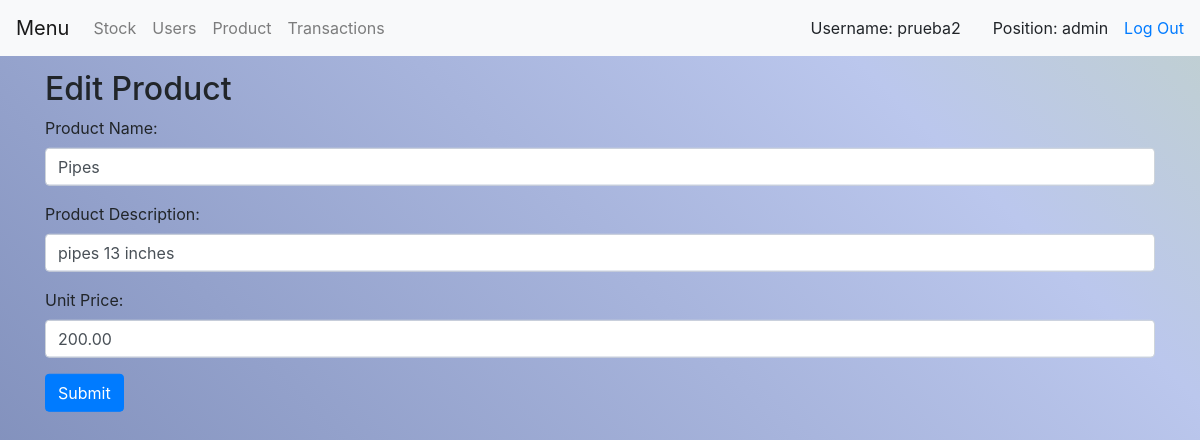
/NebulaWarehouse/edit-products.php?id=1 (signed in), run on the app's committed database.
### tables this page shows
CREATE TABLE `Products` (
  `product_id` int(11) NOT NULL,
  `product_name` varchar(255) DEFAULT NULL,
  `description` text DEFAULT NULL,
  `price` decimal(10,2) DEFAULT NULL
);

### NebulaWarehouse/Product.cls.php (called while the page is built, shortened)
<?php
class Product{
    private $product_id;
    private $product_name;
    private $description;
    private $price;
    function __construct($product_id=null,$product_name=null,$description=null,$price=null){
        $this->product_id=$product_id;
        $this->product_name=$product_name;
        $this->description=$description;
        $this->price=$price;
    }
    public function getById($connection, $product_id) {
        $sql = "SELECT * FROM Products WHERE product_id = ?";
        $stmt = $connection->prepare($sql);
        $stmt->bind_param("i", $product_id);
        $stmt->execute();
        $result = $stmt->get_result();
        $row = $result->fetch_assoc();
        $transaction = new Product();
        $transaction->setProduct_id($row['product_id']);
        $transaction->setProduct_name($row['product_name']);
        $transaction->setDescription($row['description']);
        $transaction->setPrice($row['price']);
        return $transaction;
    }
    public function getProduct_id()
    {
        return $this->product_id;
    }
    public function getProduct_name()
    {
        return $this->product_name;
    }
    public function getDescription()
    {
        return $this->description;
    }
    public function getPrice()
    {
        return $this->price;
    }
    public function setProduct_id($product_id)
    {
        $this->product_id = $product_id;
    }
    public function setProduct_name($product_name)
    {
        $this->product_name = $product_name;
    }
    public function setDescription($description)
    {
        $this->description = $description;
    }
    public function setPrice($price)
    {
        $this->price = $price;
    }
}

### NebulaWarehouse/edit-products.php (the view, shortened to what this page needs)
<?php
require_once 'Product.cls.php';
global $connection;
$product_id = $_GET['id'];
$product = new Product();
$product->setProduct_id($product_id);
$product = $product->getById($connection, $product->getProduct_id());
include_once 'Menu.php';
?>
<!DOCTYPE html>
<html lang="en">
<head>
    <link rel="stylesheet" href="https://maxcdn.bootstrapcdn.com/bootstrap/4.0.0/css/bootstrap.min.css">
    <link rel="stylesheet" href="/NebulaWarehouse/style.css">
</head>
<body>
    <div class="container mt-5">
    	<h2>Edit Product</h2>
        <form action="" method="POST">
            <div class="form-group">
                <label for="product_name">Product Name:</label>
                <input type="text" class="form-control" id="product_name" name="product_name" value="<?= $product->getProduct_name() ?>" required>
            </div>
            <div class="form-group">
                <label for="product_description">Product Description:</label>
                <input type="text" class="form-control" id="product_description" name="product_description" value="<?= $product->getDescription() ?>" required>
            </div>
            <div class="form-group">
                <label for="unit_price">Unit Price:</label>
                <input type="number" class="form-control" id="unit_price" name="unit_price" value="<?= $product->getPrice() ?>" required>
            </div>
            <button type="submit" name="submit" class="btn btn-primary">Submit</button>
        </form>
    </div>
</body>
</html>

### NebulaWarehouse/style.css (style rules this page uses)
body { background: linear-gradient(45deg, rgb(170, 225, 186),rgb(238, 173, 149), rgb(127, 142, 186), rgb(187, 199, 237), rgb(205, 230, 138), rgb(170, 225, 186),rgb(238, 173, 149)); background-size: 400% 400%; animation: gradient 15s ease infinite ; height: 100vh; min-width: 100vw; width: 100vw; z-index: -1; }
body::before { filter: blur(64px); }
.container { transform: translate(0%, -10%); }

### data on the page
products: product_name "Pipes", product_description "pipes 13 inches", unit_price "200.00"
